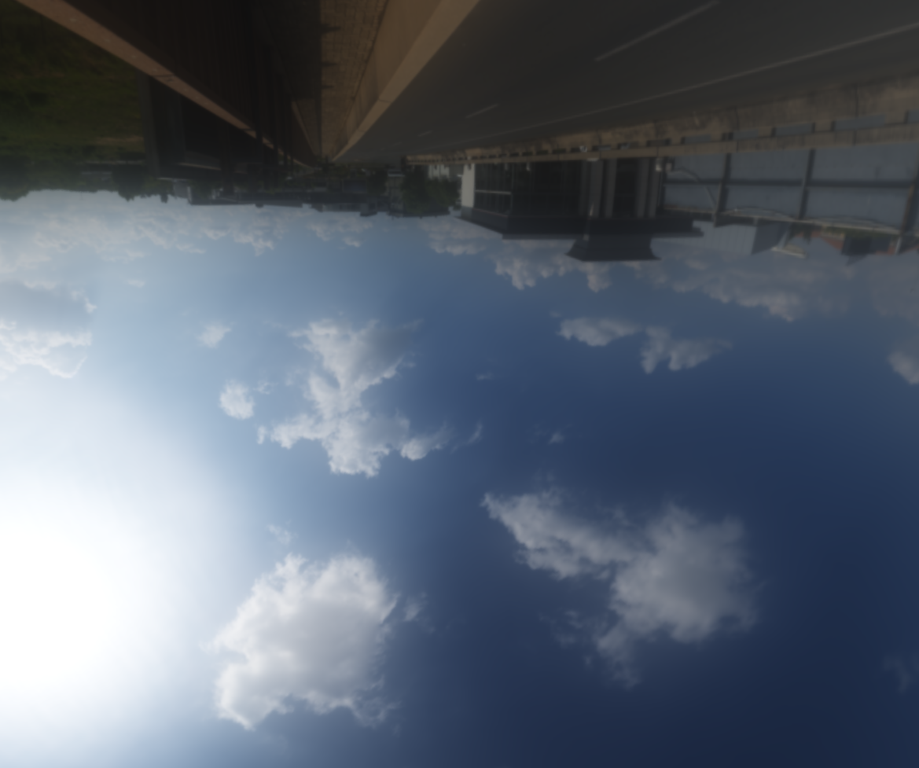
#> input picture tests/gl/fixtures/mb_input_envmap_crop.png, 919 x 768 px, shrunk from 1169 x 977 before the run
$ python check_crop_silhouette.py ../tests/gl/fixtures/mb_input_envmap_crop.png
#> lines starting #> are read from the running program, lines starting #| are printed output that depends on the picture
#!/usr/bin/env python3
"""
check_crop_silhouette.py - Validates that silhouette crop images are not monochrome/uniform.
Rejects images where luminance standard deviation < 5.0 (e.g. blown-out window/bulb halos).
"""

import sys
from pathlib import Path

import numpy as np
from PIL import Image

MIN_STD_DEV = 5.0


def check_crop(path_str: str) -> bool:
    path = Path(path_str)
    if not path.is_file():
        print(f"❌ FAIL: File not found: {path}")
        return False

    img = Image.open(path).convert("RGBA")
    arr = np.array(img, dtype=np.float64)

    # Rec. 601 Luminance
    lum = 0.299 * arr[:, :, 0] + 0.587 * arr[:, :, 1] + 0.114 * arr[:, :, 2]
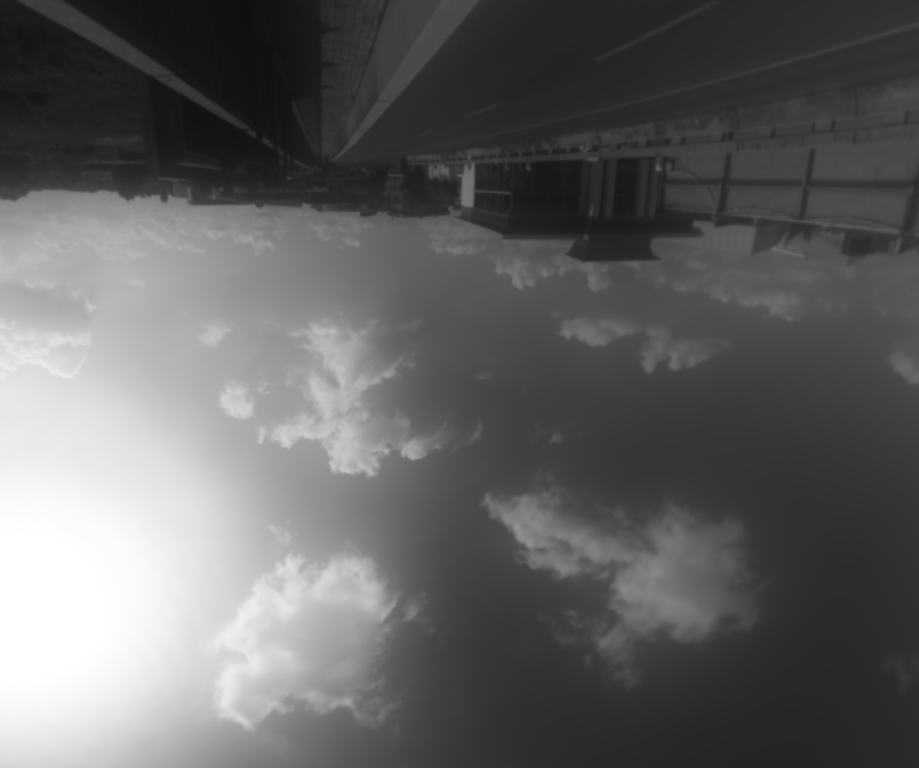
#> lum: shape (768, 919) float64; min 15.3, max 255, mean 99.2
    mean_lum = float(np.mean(lum))
#> mean_lum = 99.17
    std_lum = float(np.std(lum))
#> std_lum = 67.88
    min_lum = float(np.min(lum))
#> min_lum = 15.3
    max_lum = float(np.max(lum))
#> max_lum = 255

    print(
        f"[{path.name}] Dim: {img.size[0]}x{img.size[1]} | "
        f"Mean: {mean_lum:.2f} | Std: {std_lum:.2f} | Min: {min_lum:.1f} | Max: {max_lum:.1f}"
    )
#| [mb_input_envmap_crop.png] Dim: 919x768 | Mean: 99.17 | Std: 67.88 | Min: 15.3 | Max: 255.0

    if std_lum < MIN_STD_DEV:
        print(f"❌ REJECTED: Luminance std {std_lum:.2f} < threshold {MIN_STD_DEV:.2f} (monochrome / blown-out halo)")
        return False

    print(f"✅ PASS: Silhouette edge verified (std {std_lum:.2f} >= {MIN_STD_DEV:.2f})")
#| ✅ PASS: Silhouette edge verified (std 67.88 >= 5.00)
    return True


def main():
    if len(sys.argv) < 2:
        print("Usage: python3 check_crop_silhouette.py <image1.png> [image2.png ...]")
        sys.exit(1)

    all_pass = True
    for p in sys.argv[1:]:
        if not check_crop(p):
            all_pass = False

    sys.exit(0 if all_pass else 1)
#> (the program exits here)
